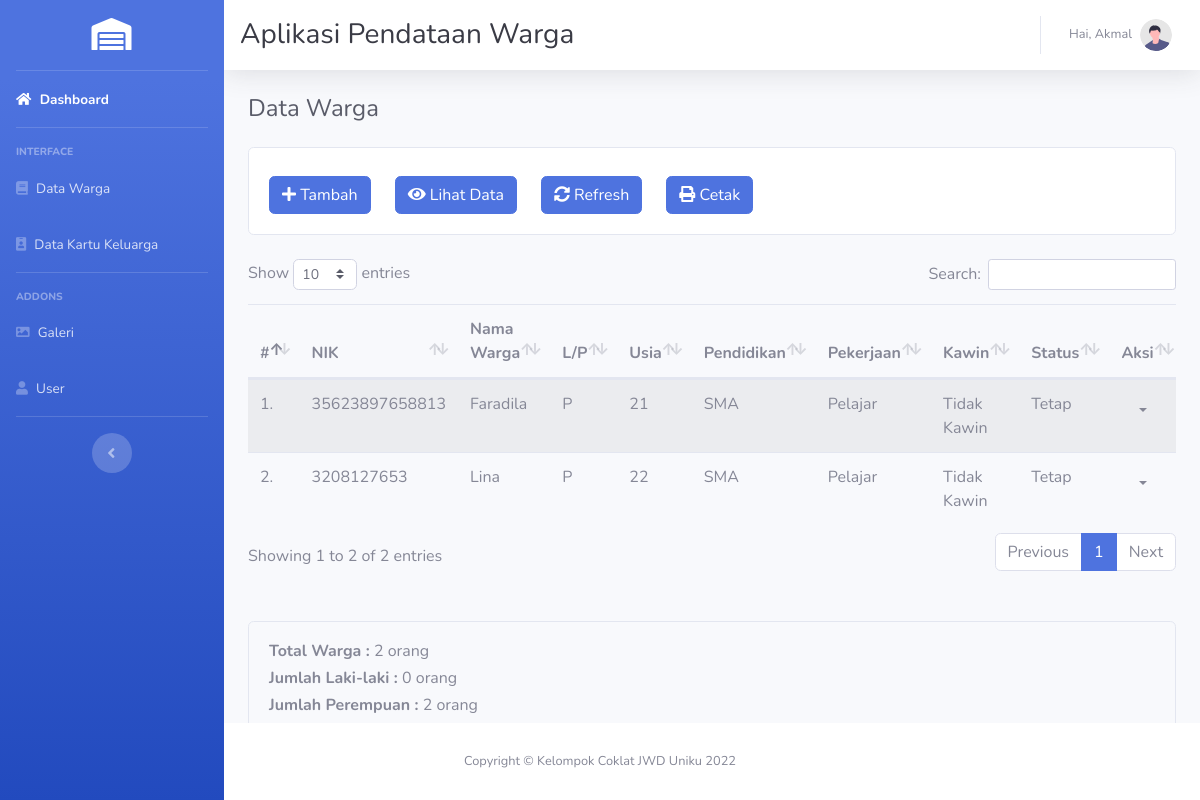
The page /pages/warga/index.php (signed in) on the database its author committed.
### tables this page shows
CREATE TABLE `warga` (
  `id_warga` int(11) NOT NULL,
  `nik_warga` varchar(16) NOT NULL,
  `nama_warga` varchar(45) NOT NULL,
  `tempat_lahir_warga` varchar(30) NOT NULL,
  `tanggal_lahir_warga` date NOT NULL,
  `jenis_kelamin_warga` enum('L','P') NOT NULL,
  `alamat_ktp_warga` text NOT NULL,
  `alamat_warga` text NOT NULL,
  `desa_kelurahan_warga` varchar(30) NOT NULL,
  `kecamatan_warga` varchar(30) NOT NULL,
  `kabupaten_kota_warga` varchar(30) NOT NULL,
  `provinsi_warga` varchar(30) NOT NULL,
  `negara_warga` varchar(30) NOT NULL,
  `rt_warga` varchar(3) NOT NULL,
  `rw_warga` varchar(3) NOT NULL,
  `agama_warga` enum('Islam','Kristen','Katholik','Hindu','Budha','Konghucu') NOT NULL,
  `pendidikan_terakhir_warga` varchar(20) NOT NULL,
  `pekerjaan_warga` varchar(20) NOT NULL,
  `status_perkawinan_warga` enum('Kawin','Tidak Kawin') NOT NULL,
  `status_warga` enum('Tetap','Kontrak') NOT NULL,
  `id_user` int(11) NOT NULL,
  `created_at` timestamp NOT NULL DEFAULT current_timestamp() ON UPDATE current_timestamp(),
  `updated_at` timestamp NOT NULL DEFAULT '0000-00-00 00:00:00'
);

### pages/warga/data-index.php (called while the page is built)
<?php
include('../../config/koneksi.php');
$query = "SELECT *, TIMESTAMPDIFF(YEAR, `tanggal_lahir_warga`, CURDATE()) AS usia_warga FROM warga";
$hasil = mysqli_query($db, $query);
$data_warga = array();
while ($row = mysqli_fetch_assoc($hasil)) {
  $data_warga[] = $row;
}

### pages/dashboard/data-index.php (called while the page is built, shortened)
<?php
include('../../config/koneksi.php');
$query_warga="SELECT COUNT(*) AS total FROM warga";
$hasil_warga=mysqli_query($db, $query_warga);
$jumlah_warga=mysqli_fetch_assoc($hasil_warga);
$query_warga_l = "SELECT COUNT(*) AS total FROM warga WHERE jenis_kelamin_warga = 'L'";
$hasil_warga_l = mysqli_query($db, $query_warga_l);
$jumlah_warga_l = mysqli_fetch_assoc($hasil_warga_l);
$query_warga_p = "SELECT COUNT(*) AS total FROM warga WHERE jenis_kelamin_warga = 'P'";
$hasil_warga_p = mysqli_query($db, $query_warga_p);
$jumlah_warga_p = mysqli_fetch_assoc($hasil_warga_p);
$query_warga_ld_17 = "SELECT COUNT(*) AS total FROM warga where TIMESTAMPDIFF (YEAR, tanggal_lahir_warga, CURDATE()) >= 17 AND tanggal_lahir_warga != '0000-00-00'";
$hasil_warga_ld_17 = mysqli_query($db, $query_warga_ld_17);
$query_mutasi_kd_17 = "SELECT COUNT(*) AS total FROM mutasi WHERE TIMESTAMPDIFF(YEAR, tanggal_lahir_mutasi, CURDATE()) <= 17 and tanggal_lahir_mutasi != '0000-00-00'";
$hasil_mutasi_kd_17 = mysqli_query ($db, $query_mutasi_kd_17);

### pages/warga/index.php (the view, shortened to what this page needs)
<?php include('../_partials/dashboard-top.php') ?>
<div id="wrapper">
<?php include('../_partials/dashboard-sidebar.php'); ?>
<div id="content-wrapper" class="d-flex flex-column">
<div id="content">
<?php include('../_partials/dashboard-topbar.php'); ?>
<div class="container-fluid">
<div class="d-sm-flex align-items-center justify-content-between mb-4">
<h1 class="h4 mb-0 text-gray-800">Data Warga</h1>
</div>
<?php include('_partials/menu.php') ?>
<?php include('data-index.php') ?>
<?php include('../dashboard/data-index.php') ?>
<div class="table-responsive">
  <table class="table table-striped table-condensed table-hover" id="datatable">
    <thead>
      <tr>
        <th>#</th>
        <th>NIK</th>
        <th>Nama Warga</th>
        <th>L/P</th>
        <th>Usia</th>
        <th>Pendidikan</th>
        <th>Pekerjaan</th>
        <th>Kawin</th>
        <th>Status</th>
        <th>Aksi</th>
      </tr>
    </thead>
    <tbody>
      <?php $nomor = 1; ?>
      <?php foreach ($data_warga as $warga) : ?>
      <tr>
        <td><?php echo $nomor++ ?>.</td>
        <td><?php echo $warga['nik_warga'] ?></td>
        <td><?php echo $warga['nama_warga'] ?></td>
        <td><?php echo $warga['jenis_kelamin_warga'] ?></td>
        <td><?php echo $warga['usia_warga'] ?></td>
        <td><?php echo $warga['pendidikan_terakhir_warga'] ?></td>
        <td><?php echo $warga['pekerjaan_warga'] ?></td>
        <td><?php echo $warga['status_perkawinan_warga'] ?></td>
        <td><?php echo $warga['status_warga'] ?></td>
        <td>
          <div class="btn-group pull-right">
            <button type="button" class="btn btn-default btn-xs dropdown-toggle" data-toggle="dropdown" aria-expanded="true">
            </button>
          </div>
        </td>
      </tr>
      <?php endforeach ?>
    </tbody>
  </table>
</div>
<br><br>
<div class="card text-grey bg-light mb-1">
  <div class="card-body">
    <h6><b>Total Warga : </b>
    <?php echo $jumlah_warga['total'] ?> orang</h6>
    <h6><b>Jumlah Laki-laki : </b>
    <?php echo $jumlah_warga_l['total'] ?> orang</h6>
    <h6><b>Jumlah Perempuan : </b>
    <?php echo $jumlah_warga_p['total'] ?> orang</h6>
    <h6><b>Jumlah Warga <17 Tahun : </b>
    <?php echo $jumlah_warga_kd_17['total'] ?> orang</h6>
    <h6><b>Jumlah Warga >=17 Tahun </b>
    <?php echo $jumlah_warga_ld_17['total'] ?> orang</h6>
  </div>
</div>
<?php include('../_partials/dashboard-footer.php') ?>
<?php include('../_partials/dashboard-bottom.php') ?>

### pages/_partials/dashboard-top.php (shortened to what this page needs)
<!DOCTYPE html>
<html lang="en">
  <head>
    <link
      href="../../assets/vendor/fontawesome-free/css/all.min.css"
      rel="stylesheet"
      type="text/css"
    />
    <link rel="stylesheet" href="../../assets/vendor/datatables/dataTables.bootstrap4.min.css">
    <link href="../../assets/css/sb-admin-2.min.css" rel="stylesheet" />
  </head>
  <body id="page-top">

### pages/_partials/dashboard-sidebar.php
<ul
  class="navbar-nav bg-gradient-primary sidebar sidebar-dark accordion"
  id="accordionSidebar"
  style="z-index: 1;"
>
  <a
    class="sidebar-brand d-flex align-items-center justify-content-center"
    href="../dashboard/index.php"
  >
    <div class="sidebar-brand-icon">
      <i class="fas fa-warehouse"></i>
    </div>
  </a>
  <hr class="sidebar-divider my-0" />
  <li class="nav-item active">
    <a class="nav-link" href="../dashboard/index.php">
      <i class="fas fa-home"></i>
      <span>Dashboard</span></a
    >
  </li>
  <hr class="sidebar-divider" />
  <div class="sidebar-heading">Interface</div>
  <li class="nav-item">
    <a
      class="nav-link collapsed"
      href="../warga"
    >
      <i class="fas fa-book"></i>
      <span>Data Warga</span>
    </a>
  </li>
  <li class="nav-item">
    <a
      class="nav-link collapsed"
      href="../kartu-keluarga"
    >
      <i class="fas fa-id-badge"></i>
      <span>Data Kartu Keluarga</span>
    </a>
  </li>
  <hr class="sidebar-divider" />
  <div class="sidebar-heading">Addons</div>
  <li class="nav-item">
    <a
      class="nav-link collapsed"
      href="../galeri"
    >
      <i class="fas fa-image"></i>
      <span>Galeri</span>
    </a>
  </li>
  <li class="nav-item">
    <a class="nav-link" href="../user">
      <i class="fas fa-user"></i>
      <span>User</span></a
    >
  </li>
  <hr class="sidebar-divider d-none d-md-block" />
  <div class="text-center d-none d-md-inline">
    <button class="rounded-circle border-0" id="sidebarToggle"></button>
  </div>
</ul>

### pages/_partials/dashboard-topbar.php (shortened to what this page needs)
<nav
  class="navbar navbar-expand navbar-light bg-white topbar mb-4 static-top shadow"
>
  <h1 class="h3 mb-0 text-gray-900">Aplikasi Pendataan Warga</h1>
  <ul class="navbar-nav ml-auto">
    <li class="nav-item dropdown no-arrow">
      <a
        class="nav-link dropdown-toggle"
        href="#"
        id="userDropdown"
        role="button"
        data-toggle="dropdown"
        aria-haspopup="true"
        aria-expanded="false"
      >
        <span class="mr-2 d-none d-lg-inline text-gray-600 small"
          >Hai, <?php echo $_SESSION['user']['nama_user'] ?></span
        >
        <img class="img-profile rounded-circle" src="../../assets/img/undraw_profile.svg">
      </a>
    </li>
  </ul>
</nav>

### pages/warga/_partials/menu.php
<div class="card card-default">
  <div class="card-body">
    <div class="row">
      <div class="col-auto mt-2">
        <a href="create.php" class="btn btn-primary">
          <i class="fas fa-plus"></i> Tambah
        </a>
      </div>
      <div class="col-auto mt-2">
        <a href="index.php" class="btn btn-primary">
          <i class="fas fa-eye"></i> Lihat Data
        </a>
      </div>
      <div class="col-auto mt-2">
        <a href="#" class="btn btn-primary">
          <i class="fas fa-sync-alt"></i> Refresh
        </a>
      </div>
      <div class="col-auto mt-2">
        <a href="cetak-index.php" class="btn btn-primary">
          <i class="fas fa-print"></i> Cetak
        </a>
      </div>
    </div>
  </div>
</div>
<br>

### pages/_partials/dashboard-footer.php
<footer class="sticky-footer fixed-bottom bg-white" style="z-index: 0;">
  <div class="container my-auto">
    <div class="copyright text-center my-auto">
      <span>Copyright &copy; Kelompok Coklat JWD Uniku 2022</span>
    </div>
  </div>
</footer>

### pages/_partials/dashboard-bottom.php (shortened to what this page needs)
  </body>
</html>

### rows shown on the page
warga: nik_warga "35623897658813", nama_warga "Faradila", jenis_kelamin_warga "P", usia_warga "21", pendidikan_terakhir_warga "SMA", pekerjaan_warga "Pelajar", status_perkawinan_warga "Tidak Kawin", status_warga "Tetap"
warga: nik_warga "3208127653", nama_warga "Lina", jenis_kelamin_warga "P", usia_warga "22", pendidikan_terakhir_warga "SMA", pekerjaan_warga "Pelajar", status_perkawinan_warga "Tidak Kawin", status_warga "Tetap"

### other values the page prints
$_SESSION['user']['nama_user'] "Akmal"
$jumlah_warga['total'] "2"
$jumlah_warga_l['total'] "0"
$jumlah_warga_p['total'] "2"
